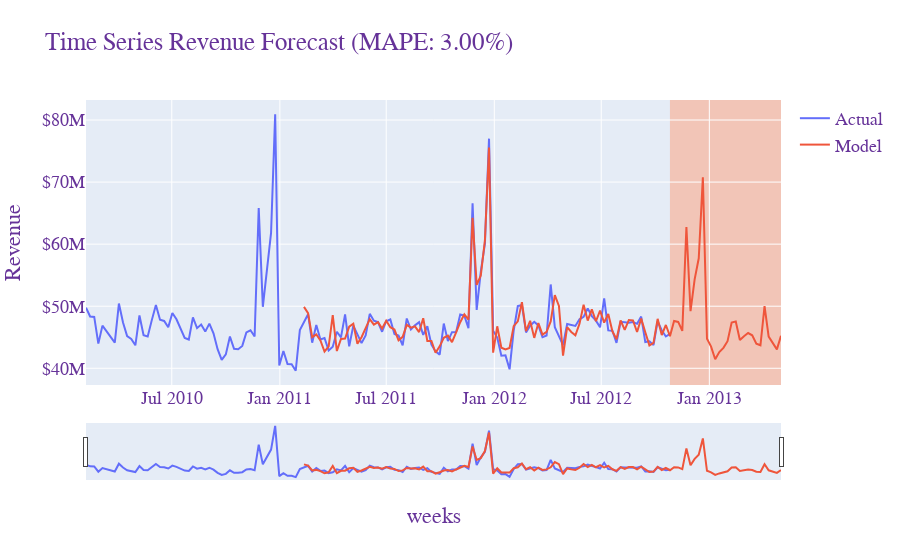

Notebook source saved alongside this figure:
### Code cell
# Visualize MAE

def plotSARIMA(ts, model, n_steps):
    data = pd.DataFrame(ts)
    data.columns = ['actual']
    data['model'] = model.fittedvalues
    data['model'][:s+d] = np.NaN
    
    forecast = model.predict(start = data.shape[0], end = data.shape[0]+n_steps)
    forecast = data.model.append(forecast)
    error = mean_absolute_percentage_error(data['actual'][s+d:], data['model'][s+d:])

    fig = go.Figure()
    fig.add_trace(
        go.Scatter(
            x=data.index,
            y=data["actual"],
            name="Actual",
        ))
    fig.add_trace(
        go.Scatter(
            x=forecast.index,
            y=forecast,
            name="Model",
    ))
    fig.add_vrect(
    x0=data.index[-1], x1=forecast.index[-1],
    fillcolor="LightSalmon", opacity=0.5,
    layer="below", line_width=0)
    
    fig.update_layout(
        title=f"Time Series Revenue Forecast (MAPE: {error:.2f}%)",
        xaxis_title="weeks",
        yaxis_title="Revenue",
        yaxis_tickprefix = '$',
        font=dict(
            family="Courier New, monospace",
            size=18,
            color="RebeccaPurple"
        ))
    fig.update_xaxes(rangeslider_visible=True)
    fig.show()
    
plotSARIMA(ts, model, 26)

### Figure 1 — Plotly figure (JSON) as saved in the notebook; plotly's stock layout.template omitted (floating-point values rounded to 4 significant figures; data arrays with more than 128 entries replaced by an {"elided": "..."} marker saying what was removed)
{"data": [{"name": "Actual", "type": "scatter", "x": {"elided": "143 str values"}, "y": {"elided": "143 float values"}}, {"name": "Model", "type": "scatter", "x": {"elided": "170 str values"}, "y": {"elided": "170 float values"}}], "layout": {"font": {"color": "RebeccaPurple", "family": "Courier New, monospace", "size": 18}, "shapes": [{"fillcolor": "LightSalmon", "layer": "below", "line": {"width": 0}, "opacity": 0.5, "type": "rect", "x0": "2012-10-26T00:00:00", "x1": "2013-05-03T00:00:00", "xref": "x", "y0": 0, "y1": 1, "yref": "y domain"}], "title": {"text": "Time Series Revenue Forecast (MAPE: 3.00%)"}, "xaxis": {"rangeslider": {"visible": true}, "title": {"text": "weeks"}}, "yaxis": {"tickprefix": "$", "title": {"text": "Revenue"}}}}
